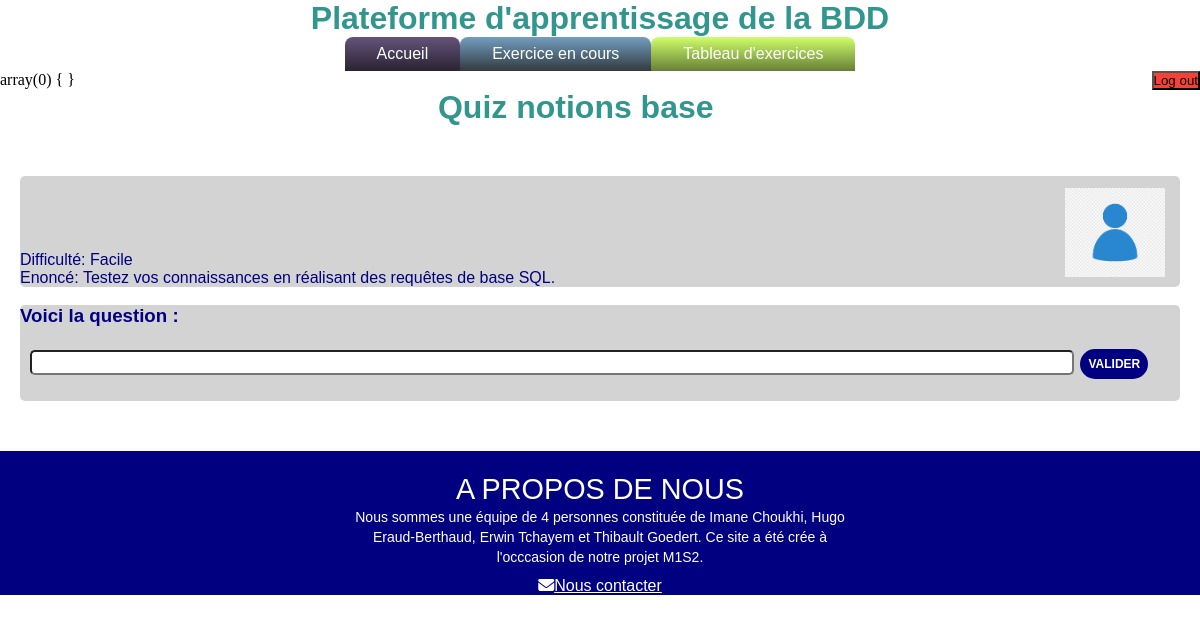
The app's page /index.php?page=exercice&id=0 with its own data.
### tables this page shows
CREATE TABLE IF NOT EXISTS `quiz` (
  `quiz_id` int NOT NULL,
  `quiz_name` varchar(50) DEFAULT NULL,
  `quiz_difficulty` varchar(50) DEFAULT NULL,
  `quiz_description` varchar(1000) DEFAULT NULL,
  `user_id` int NOT NULL,
  `quiz_database` varchar(50) NOT NULL,
  PRIMARY KEY (`quiz_id`),
  KEY `user_id` (`user_id`)
);

### Controller/PDOFactory.php (called while the page is built)
<?php
	class BDD{
		private static $connexion;
			public static function get(){
			   if(!self::$connexion instanceof PDO){
			      self::$connexion = new PDO('mysql:host=localhost;dbname=db_project;charset=utf8', 'root', '');
			   }
			   return self::$connexion;
			}
	}

### Controller/displayExercice.php (the view, shortened to what this page needs)
<?php
    function displayIntro() {
        ?>
    <div id=exercice>
		<?php
		$quizId=$_GET["id"];
		$quizSelection=BDD::get()->query("SELECT `quiz_id`, `quiz_name`,`quiz_difficulty`, `quiz_description`, `quiz_database` FROM `quiz` WHERE `quiz_id`= $quizId")->fetchAll();
		?>
        <link rel="stylesheet" type="text/css" href="View/styleExercice.css">
		<h1><?php echo $quizSelection[$quizId]['quiz_name']; ?></h1>
        <div class="contextbox">
            <?php echo "Difficulté: ".$quizSelection[0]['quiz_difficulty']; ?>
            <img src="View/img/avatar.png">
		    <br>
		    <?php echo "Enoncé: ".$quizSelection[0]['quiz_description']; ?>
        </div>
		<br>
	</div>
    <?php
    }
    function displayQuestion(){
        ?>
        <div class="questionbox">
            <h3>Voici la question : </h3>
            <div id='step'>
                <br>
                <form action="index.php?page=exercice&id=<?php echo($_GET["id"]);?>" method="POST">
                    <input type="text" name="reponse">
                    <button >Valider</button>
                </form>
                <br>
            </div>
        </div>
<?php
    }
?>

### View/styleHeader.css (style rules this page uses)
h1 { color: #31968e; display: flex; justify-content: center; }
button { background-color: #f44336; }

### View/styleExercice.css (style rules this page uses)
h1 { font-family:Arial, Helvetica, sans-serif; }
.contextbox { position: relative; background: lightgray; height: auto; border-radius: 5px; color: #000080; font-family: sans-serif; margin-left: 20px; margin-right: 20px; margin-top: 50px; }
.contextbox img { position: relative; width: 100px; top: 12px; left: 80%; }
.questionbox { position: relative; background: lightgray; height: auto; border-radius: 5px; color: #000080; font-family: sans-serif; margin-left: 20px; margin-right: 20px; margin-bottom: 50px; }
.questionbox button { background: #000080; border: none; color: #fff; padding: 8px; text-align: center; text-decoration: none; display: inline-block; font-size: 12px; margin: 4px 2px; border-radius: 2rem; font-family: sans-serif; text-transform: uppercase; font-weight: bold; position: relative; left: 10px; }
.questionbox input[type="text"] { background: #fff; outline-color: #ffc107; width: 90%; color: #000080; font-size: 16px; left: 10px; position: relative; height: 25px; border-radius: 5px; }

### View/styleFooter.css (style rules this page uses)
* { margin: 0; padding: 0; box-sizing: border-box; }

### records on screen
quiz: quiz_name "Quiz notions base", quiz_difficulty "Facile", quiz_description "Testez vos connaissances en réalisant des requêtes de base SQL."
